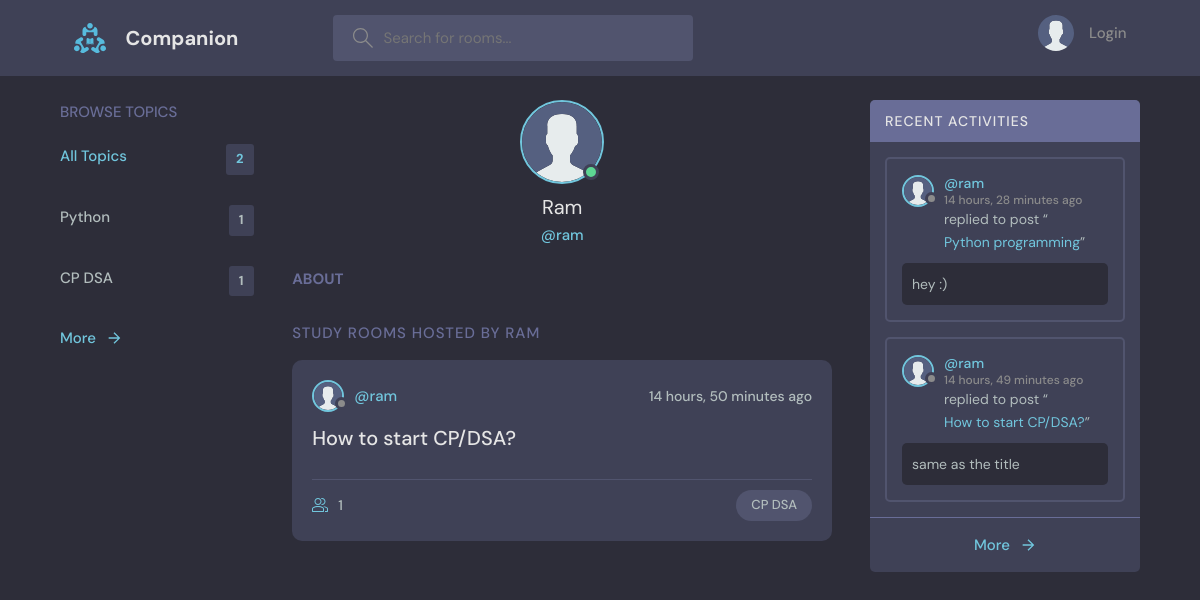
The app's page /profile/2/ with its own data.
### base/models.py (models this page shows, shortened)
class Topic(models.Model):
    name = models.CharField(max_length=200)
    def __str__(self):
        return self.name

class User(AbstractUser):
    name = models.CharField(max_length=200, null=False, blank=False)
    email = models.EmailField(unique=True, null=False, blank=False)
    bio = models.TextField(null=True, blank=True)
    avatar = models.ImageField(null=True, blank=True, default="avatar.svg")
    USERNAME_FIELD = 'email'
    REQUIRED_FIELDS = []
    @property
    def avatar_url(self):
        try:
            url = self.avatar.url
        except:
            url = '/media/avatar.svg'
        return url

class Room(models.Model):
    host = models.ForeignKey(User, on_delete=models.SET_NULL, related_name="rooms", null=True)
    topic = models.ForeignKey(Topic, on_delete=models.SET_NULL, null=True)
    name = models.CharField(max_length = 200)
    description = models.TextField(null = True, blank = True)
    participants = models.ManyToManyField(User, related_name="participants", blank=True)
    created = models.DateTimeField(auto_now_add = True)
    updated = models.DateTimeField(auto_now = True)
    class Meta:
        ordering = ['-updated', '-created']

class Message(models.Model):
    user = models.ForeignKey(User, on_delete=models.CASCADE, related_name="user_messages")
    room = models.ForeignKey(Room, on_delete=models.CASCADE, related_name="room_messages")
    body = models.TextField()
    created = models.DateTimeField(auto_now_add = True)
    updated = models.DateTimeField(auto_now = True)
    class Meta:
        ordering = ['-updated', '-created']
    def __str__(self):
        return self.body[0:50]

### base/views.py (the view)
# urls.py: path('profile/<str:pk>/', views.userProfile, name="user-profile"),
def userProfile(request, pk):
    user = User.objects.get(id=pk)
    rooms = user.rooms.all()
    topics = Topic.objects.all()
    user_messages = user.user_messages.all()
    context = {'user': user, 'rooms':rooms, 'topics': topics, 'user_messages': user_messages}
    return render(request, 'base/profile.html', context)

### base/templates/base/profile.html (shortened to what this page needs)
{% extends 'main.html' %}
{% block content %}
<main class="profile-page layout layout--3">
    <div class="container">
        {% include 'base/topic_component.html' %}
        <div class="roomList">
            <div class="profile">
                <div class="profile__avatar">
                    <div class="avatar avatar--large active">
                        <img src="{{user.avatar_url}}" />
                    </div>
                </div>
                <div class="profile__info">
                    <h3>{{user.name}}</h3>
                    <p>@{{user.username}}</p>
                </div>
                <div class="profile__about">
                    <h3>About</h3>
                </div>
            </div>
            <div class="roomList__header">
                <div>
                    <h2>Study Rooms Hosted by {{user.name}}</a>
                    </h2>
                </div>
            </div>
            {%include 'base/feed_component.html' with rooms=rooms%}
        </div>
        {% include 'base/activity_component.html' with messages=user_messages %}
    </div>
</main>
{% endblock content %}

### templates/main.html (shortened to what this page needs)
<!DOCTYPE html>
{% load static %}
<html lang="en">
<head>
    <link rel="stylesheet" href="{% static 'styles/style.css'%}" />
</head>
<body>
    {% include 'navbar.html' %}
    {% block content %}
    {% endblock content %}
  </body>

### templates/navbar.html (shortened to what this page needs)
{%load static%}
<header class="header header--loggedIn">
    <div class="container">
        <a href="{% url 'home' %}" class="header__logo">
            <img src="{% static 'images/logo.svg/' %}" />
            <h1>Companion</h1>
        </a>
        <form class="header__search" method="GET" action="{% url 'home' %}">
            <label>
                <input name="q" placeholder="Search for rooms..." />
            </label>
        </form>
        <nav class="header__menu">
            {% if request.user.is_authenticated %}
            <div class="header__user">
                <a href="{% url 'user-profile' request.user.id %}">
                    <div class="avatar avatar--medium active">
                        <img src="{{request.user.avatar_url}}" />
                    </div>
                    <p>{{request.user.name}} <span>{{request.user.username}}</span></p>
                </a>
                <button class="dropdown-button">
                    <svg version="1.1" xmlns="http://www.w3.org/2000/svg" width="32" height="32" viewBox="0 0 32 32">
                        <title>chevron-down</title>
                        <path d="M16 21l-13-13h-3l16 16 16-16h-3l-13 13z"></path>
                    </svg>
                </button>
            </div>
            <div class="dropdown-menu">
                <a href="{% url 'update-user' request.user.id %}" class="dropdown-link"><svg version="1.1" xmlns="http://www.w3.org/2000/svg"
                        width="32" height="32" viewBox="0 0 32 32">
                        <title>tools</title>
                        <path
                            d="M27.465 32c-1.211 0-2.35-0.471-3.207-1.328l-9.392-9.391c-2.369 0.898-4.898 0.951-7.355 0.15-3.274-1.074-5.869-3.67-6.943-6.942-0.879-2.682-0.734-5.45 0.419-8.004 0.135-0.299 0.408-0.512 0.731-0.572 0.32-0.051 0.654 0.045 0.887 0.277l5.394 5.395 3.586-3.586-5.394-5.395c-0.232-0.232-0.336-0.564-0.276-0.887s0.272-0.596 0.572-0.732c2.552-1.152 5.318-1.295 8.001-0.418 3.274 1.074 5.869 3.67 6.943 6.942 0.806 2.457 0.752 4.987-0.15 7.358l9.392 9.391c0.844 0.842 1.328 2.012 1.328 3.207-0 2.5-2.034 4.535-4.535 4.535zM15.101 19.102c0.26 0 0.516 0.102 0.707 0.293l9.864 9.863c0.479 0.479 1.116 0.742 1.793 0.742 1.398 0 2.535-1.137 2.535-2.535 0-0.668-0.27-1.322-0.742-1.793l-9.864-9.863c-0.294-0.295-0.376-0.74-0.204-1.119 0.943-2.090 1.061-4.357 0.341-6.555-0.863-2.631-3.034-4.801-5.665-5.666-1.713-0.561-3.468-0.609-5.145-0.164l4.986 4.988c0.391 0.391 0.391 1.023 0 1.414l-5 5c-0.188 0.188-0.441 0.293-0.707 0.293s-0.52-0.105-0.707-0.293l-4.987-4.988c-0.45 1.682-0.397 3.436 0.164 5.146 0.863 2.631 3.034 4.801 5.665 5.666 2.2 0.721 4.466 0.604 6.555-0.342 0.132-0.059 0.271-0.088 0.411-0.088z">
                        </path>
                    </svg>
                    Settings</a>
                <a href="{%url 'logout'%}" class="dropdown-link">
                    <svg version="1.1" xmlns="http://www.w3.org/2000/svg" width="32" height="32" viewBox="0 0 32 32">
                        <title>sign-out</title>
                        <path
                            d="M3 0h22c0.553 0 1 0 1 0.553l-0 3.447h-2v-2h-20v28h20v-2h2l0 3.447c0 0.553-0.447 0.553-1 0.553h-22c-0.553 0-1-0.447-1-1v-30c0-0.553 0.447-1 1-1z">
                        </path>
                        <path
                            d="M21.879 21.293l1.414 1.414 6.707-6.707-6.707-6.707-1.414 1.414 4.293 4.293h-14.172v2h14.172l-4.293 4.293z">
                        </path>
                    </svg>
                    Logout</a>
                {% else %}
                <a href="{%url 'login'%}">
                    <img src="{% static 'images/avatar.svg' %}" />
                    <p>Login</p>
                </a>
                {% endif %}
            </div>
</header>

### base/templates/base/topic_component.html (shortened to what this page needs)
<div class="topics">
    <div class="topics__header">
        <h2>Browse Topics</h2>
    </div>
    <ul class="topics__list">
        <li>
            <a href="{%url 'home'%}" class="active">All Topics<span>{{topics.count}}</span></a>
        </li>
        {% for topic in topics %}
        <li>
            <a href="{% url 'home' %}?q={{topic.name}}">{{topic.name}} <span>{{topic.room_set.count}}</span></a>
        </li>
        {%endfor%}
    </ul>
    <a class="btn btn--link" href="{% url 'topics' %}">
        More
        <svg version="1.1" xmlns="http://www.w3.org/2000/svg" width="24" height="24" viewBox="0 0 24 24">
            <title>arrow-right-slim</title>
            <path d="M11.293 4.707L17.586 11H4v2h13.586l-6.293 6.293 1.414 1.414L21.414 12l-8.707-8.707-1.414 1.414z">
            </path>
        </svg>
    </a>
</div>

### base/templates/base/feed_component.html (shortened to what this page needs)
{% for room in rooms%}
<div class="roomListRoom">
    <div class="roomListRoom__header">
        <a href="{% url 'user-profile' room.host.id%}" class="roomListRoom__author">
            <div class="avatar avatar--small">
                <img src="{{room.host.avatar_url}}" />
            </div>
            <span>@{{room.host.username}}</span>
        </a>
        <div class="roomListRoom__actions">
            <span>{{room.created|timesince}} ago</span>
        </div>
    </div>
    <div class="roomListRoom__content">
        <a href="{%url 'room' room.id%}">{{room.name}}</a>
    </div>
    <div class="roomListRoom__meta">
        <a href="{%url 'room' room.id%}" class="roomListRoom__joined">
            {{room.participants.count}}
        </a>
        <p class="roomListRoom__topic">{{room.topic}}</p>
    </div>
</div>
{%endfor%}

### base/templates/base/activity_component.html (shortened to what this page needs)
<div class="activities">
    <div class="activities__header">
        <h2>Recent Activities</h2>
    </div>
    {% for message in messages %}
    <div class="activities__box">
        <div class="activities__boxHeader roomListRoom__header">
            <a href="{% url 'user-profile' message.user.id%}" class="roomListRoom__author">
                <div class="avatar avatar--small">
                    <img src="{{message.user.avatar_url}}" />
                </div>
                <p>
                    @{{message.user.username}}
                    <span> {{message.created|timesince}} ago</span>
                </p>
            </a>
        </div>
        <div class="activities__boxContent">
            <p>replied to post “<a href="{% url 'room' message.room.id %}">{{message.room.name}}</a>”</p>
            <div class="activities__boxRoomContent">
                {{message}}
            </div>
        </div>
    </div>
    {%endfor%}
    <a class="btn btn--link activities__more" href="{% url 'activity' %}">
        More
        <svg version="1.1" xmlns="http://www.w3.org/2000/svg" width="24" height="24" viewBox="0 0 24 24">
            <title>arrow-right-slim</title>
            <path d="M11.293 4.707L17.586 11H4v2h13.586l-6.293 6.293 1.414 1.414L21.414 12l-8.707-8.707-1.414 1.414z">
            </path>
        </svg>
    </a>
</div>

### records on screen
Topic: name "Python", room_set.count "1"
Topic: name "CP DSA", room_set.count "1"
User: avatar_url (placeholder picture), name "Ram", username "ram", name "RAM"
Room: host.avatar_url (placeholder picture), host.username "ram", created "14 hours, 50 minutes", name "How to start CP/DSA?", participants.count "1", topic "CP DSA"
Message: user.avatar_url (placeholder picture), user.username "ram", created "14 hours, 28 minutes", room.name "Python programming", body "hey :)"
Message: user.avatar_url (placeholder picture), user.username "ram", created "14 hours, 49 minutes", room.name "How to start CP/DSA?", body "same as the title"

### other values on screen
{{ topics.count }} "2"
